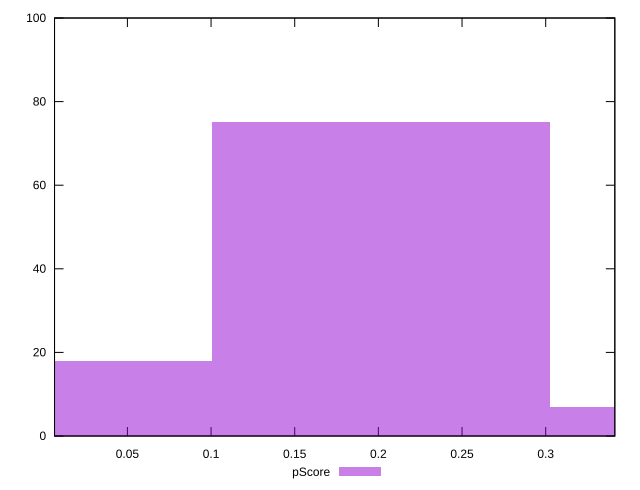

Recreate this plot in gnuplot.
reset

$pScore <<EOF
0 18
0.40311777254582476 7
0.20155888627291238 75
EOF

set key outside below
set boxwidth 0.20155888627291238
set xrange [0.006454924400957629:0.3413116586107576]
set yrange [0:100]
set trange [0:100]
set style fill transparent solid 0.5 noborder
set terminal svg size 640, 490 enhanced background rgb 'white'
set output "report_00019_2021-02-10T18-14-37.922Z//max-potential-fid/samples/pages/pScore/histogram.svg"

plot $pScore title "pScore" with boxes

reset
